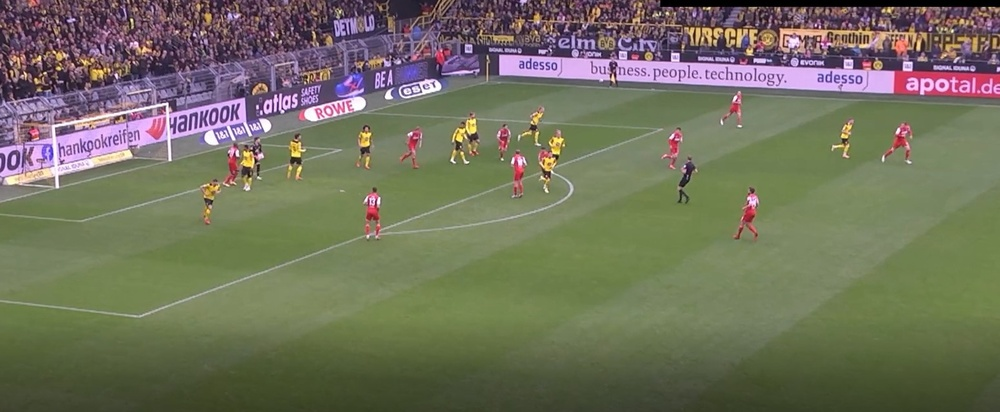
#> input picture snip.jpg, 1000 x 412 px, shrunk from 1550 x 638 before the run
$ python gradients_and_edge_detection.py
#> lines starting #> are read from the running program, lines starting #| are printed output that depends on the picture; after the words box and inside, x2 and y2 are one past the last pixel; in counts of white or black regions, pixels touching at a corner belong together
from math import comb
import cv2 as cv
import numpy as np

img_path='snip.jpg'
img = cv.imread(img_path)
#> img is the input picture: shape (412, 1000, 3); mean B, G, R 92.7, 113.1, 113.2

gray = cv.cvtColor(img, cv.COLOR_BGR2GRAY)
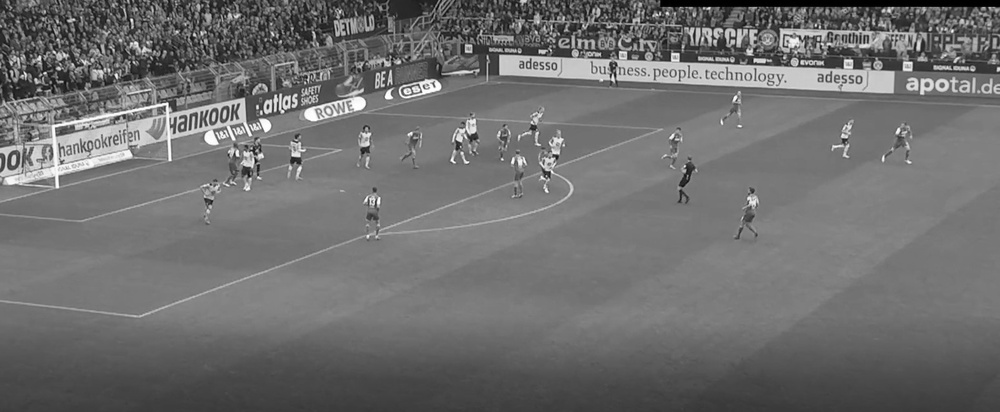
#> gray: shape (412, 1000); min 0, max 255, mean 110.8

# Laplacian Method
# From multivariable clac recall that the Laplacian operator returns the sum of the pure second partial derivatives.
data_depth = cv.CV_64F
lap = cv.Laplacian(gray, data_depth)
lap = np.uint8(np.absolute(lap))
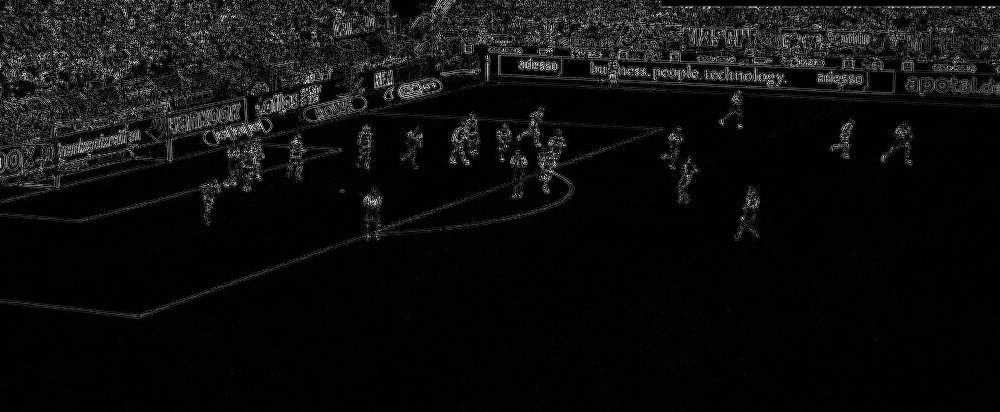
#> lap: shape (412, 1000); min 0, max 255, mean 14.6
# Transitions have high gradients

cv.imshow('Laplacian', lap)


# Sobel Method
# - Computes the gradient in X and in Y
# - Canny Edge Detection Uses Sobel as a part of the processing.
x_direction = 1
y_direction = 0
sobelx = cv.Sobel(gray, data_depth, x_direction, y_direction)
cv.imshow('Soble X', sobelx)
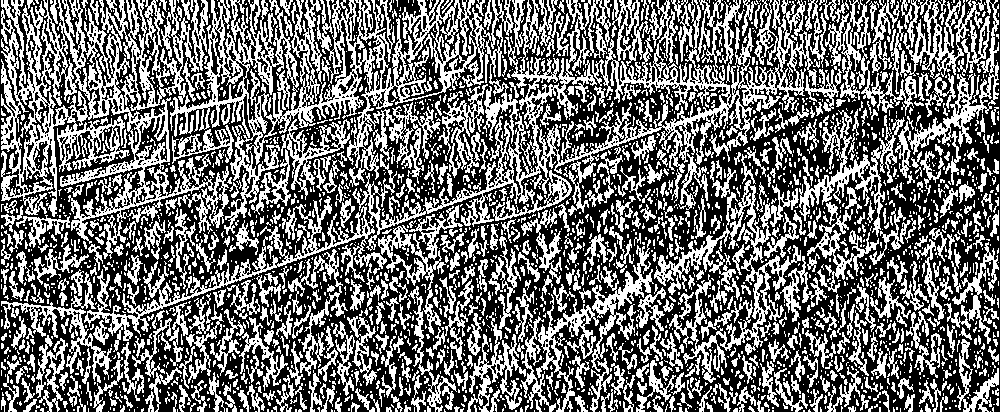
#> window 'Soble X': shape (412, 1000); 43.6% white in thin lines or dots

x_direction = 0
y_direction = 1
sobely = cv.Sobel(gray, data_depth, x_direction, y_direction)
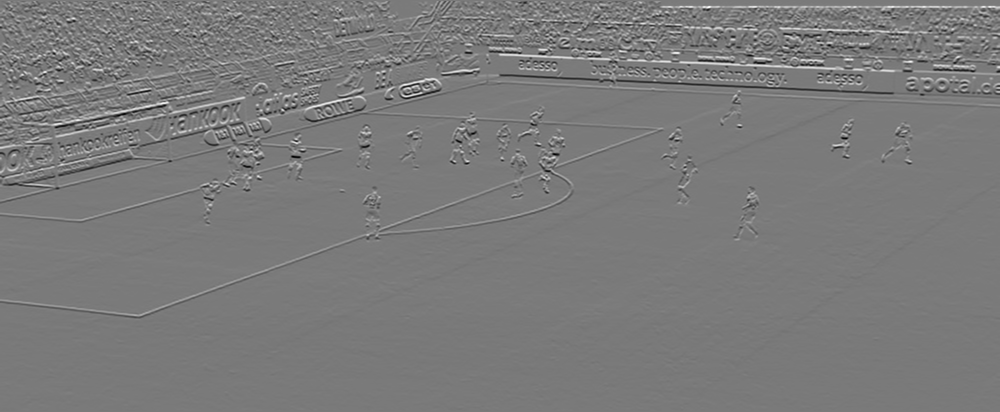
#> sobely: shape (412, 1000) float64; min -740, max 797, mean 0.2; drawn with min black and max white
cv.imshow('Sobel Y', sobely)
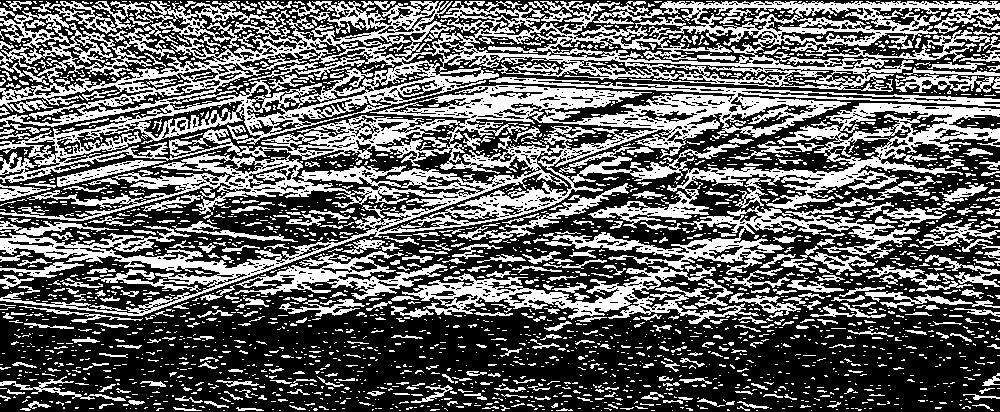
#> window 'Sobel Y': shape (412, 1000); 39.4% white; 2660 white regions (2183 under 20 px), largest, box (x1, y1, x2, y2) and area: (0, 1, 1000, 316) 96400, (543, 197, 920, 275) 5889, (402, 264, 759, 324) 5740

# Comined
combined_sobel = cv.bitwise_or(sobelx, sobely)
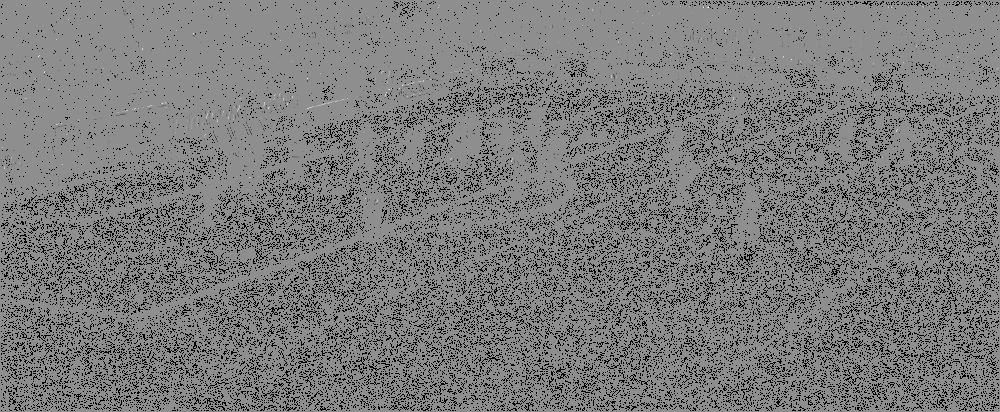
#> combined_sobel: shape (412, 1000) float64; 14.54% of the values are NaN or infinite; the others: min -129920, max 102272, mean -124.9; drawn with min black, max white, NaN and infinite black
cv.imshow('Combined Sobel', combined_sobel)
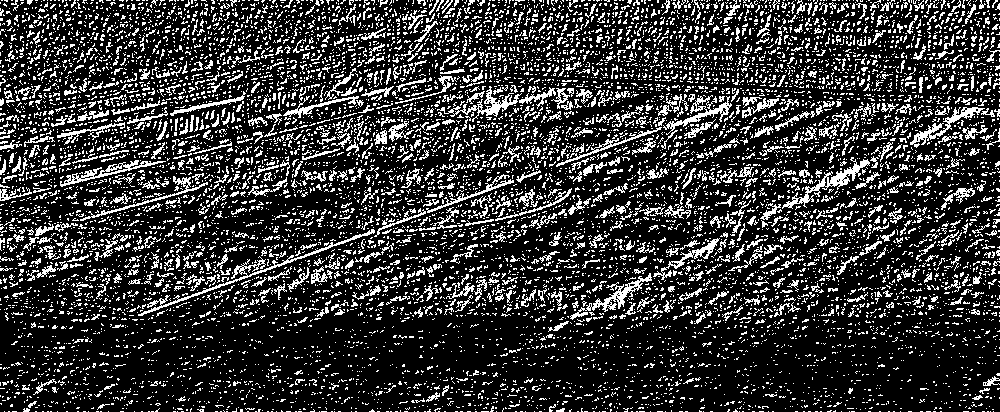
#> window 'Combined Sobel': shape (412, 1000); 21% white in thin lines or dots


cv.waitKey(0)
